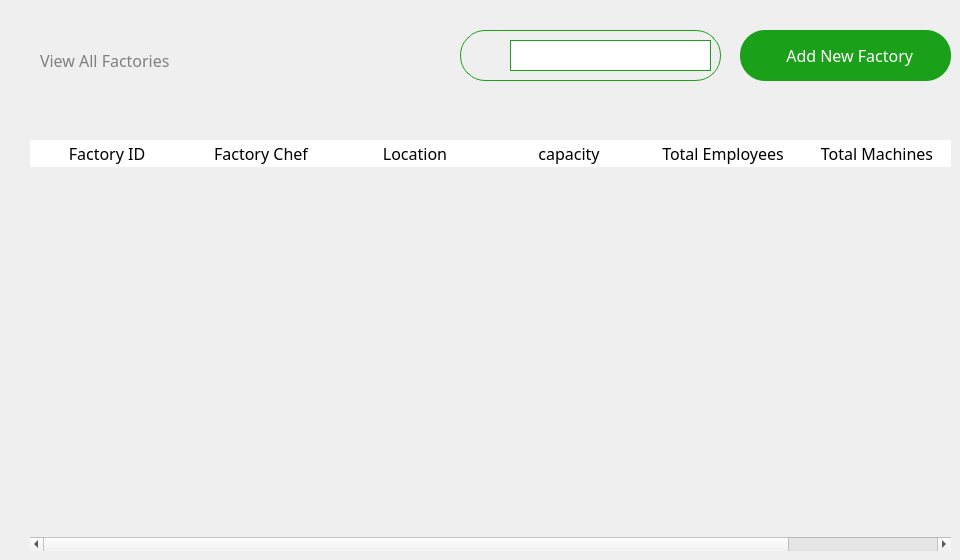
     <widget class="QWidget" name="default_factory">
      <widget class="QLabel" name="txt_6">
       <property name="geometry">
        <rect>
         <x>40</x>
         <y>40</y>
         <width>361</width>
         <height>41</height>
        </rect>
       </property>
       <property name="font">
        <font>
         <family>Lexend Medium</family>
         <pointsize>12</pointsize>
         <bold>false</bold>
        </font>
       </property>
       <property name="styleSheet">
        <string notr="true">background-color:transparent;
color:grey;
border:none;</string>
       </property>
       <property name="text">
        <string>View All Factories</string>
       </property>
      </widget>
      <widget class="QGroupBox" name="search_7">
       <property name="geometry">
        <rect>
         <x>460</x>
         <y>30</y>
         <width>261</width>
         <height>51</height>
        </rect>
       </property>
       <property name="font">
        <font>
         <family>Lexend Light</family>
        </font>
       </property>
       <property name="styleSheet">
        <string notr="true">border-radius:25px;
border-color: rgb(27, 160, 25);
border-width : 1.2px;
border-style:solid;
background-color:#FBFBFBf;</string>
       </property>
       <property name="title">
        <string/>
       </property>
       <property name="alignment">
        <set>Qt::AlignLeading|Qt::AlignLeft|Qt::AlignTop</set>
       </property>
       <property name="flat">
        <bool>false</bool>
       </property>
       <property name="checkable">
        <bool>false</bool>
       </property>
       <widget class="QLineEdit" name="search_8">
        <property name="geometry">
         <rect>
          <x>50</x>
          <y>10</y>
          <width>201</width>
          <height>31</height>
         </rect>
        </property>
        <property name="font">
         <font>
          <pointsize>14</pointsize>
         </font>
        </property>
        <property name="styleSheet">
         <string notr="true">border-radius:0px;
border-color: rgb(27, 160, 25);
border-width : 0x;
background-color:#FBFBFBf;;</string>
        </property>
        <property name="inputMask">
         <string/>
        </property>
        <property name="text">
         <string/>
        </property>
        <property name="echoMode">
         <enum>QLineEdit::Normal</enum>
        </property>
       </widget>
       <widget class="QLabel" name="search_icon_5">
        <property name="geometry">
         <rect>
          <x>10</x>
          <y>15</y>
          <width>21</width>
          <height>21</height>
         </rect>
        </property>
        <property name="styleSheet">
         <string notr="true">background:none;
border-radius: 20px;
border: 1px solid;
border-color:none;
</string>
        </property>
        <property name="text">
         <string/>
        </property>
        <property name="pixmap">
         <pixmap resource="resources.qrc">:/images/Icon.png</pixmap>
        </property>
        <property name="scaledContents">
         <bool>true</bool>
        </property>
       </widget>
      </widget>
      <widget class="QPushButton" name="add_factory_btn">
       <property name="geometry">
        <rect>
         <x>740</x>
         <y>30</y>
         <width>211</width>
         <height>51</height>
        </rect>
       </property>
       <property name="styleSheet">
        <string notr="true">*{
background:#1ba019;
border-radius:25px;
color:white;
font-family: Lexend;
font-size:16px;
}
QPushButton:hover
{
background:#00b521;
color:white;
border-left:3px solid #1BA019 ; 
border-color:none;
border-radius:25px;




}
QPushButton:pressed
{
background:#013220;
color:black;
border-radius:25px;
color:white;
font-family: Lexend;
font-size:16px;
border-radius:10px;
border-left:3.5px solid #1BA019 ; 


/*background: qlineargradient(x1: 0, y1: 0, x2: 0, y2: 1,
                                stop: 0 #ffffff, stop: 1 #dcdcdc);*/
}</string>
       </property>
       <property name="text">
        <string>  Add New Factory</string>
       </property>
       <property name="icon">
        <iconset>
         <normalon>:/images/add-circle.png</normalon>
        </iconset>
       </property>
       <property name="iconSize">
        <size>
         <width>200</width>
         <height>200</height>
        </size>
       </property>
       <property name="autoRepeatInterval">
        <number>100</number>
       </property>
      </widget>
      <widget class="QTableWidget" name="table_6">
       <property name="geometry">
        <rect>
         <x>30</x>
         <y>140</y>
         <width>921</width>
         <height>411</height>
        </rect>
       </property>
       <property name="layoutDirection">
        <enum>Qt::LeftToRight</enum>
       </property>
       <property name="styleSheet">
        <string notr="true">QTableWidget {
	background-color:transparent;
border:none;
}
QHeaderView::section {
    border: none;
background-color:white;
}


QScrollBar:vertical {
    border:none;
    background:#85DD84;
    width: 12px;
}

QScrollBar::handle:vertical {
    background: #1BA019;
}

QScrollBar::add-page:vertical {
	background: #9CD79B;
}
QScrollBar::sub-page:vertical {
	background: #9CD79B;
}
</string>
       </property>
       <property name="frameShape">
        <enum>QFrame::NoFrame</enum>
       </property>
       <property name="frameShadow">
        <enum>QFrame::Plain</enum>
       </property>
       <property name="lineWidth">
        <number>0</number>
       </property>
       <property name="verticalScrollBarPolicy">
        <enum>Qt::ScrollBarAsNeeded</enum>
       </property>
       <property name="sizeAdjustPolicy">
        <enum>QAbstractScrollArea::AdjustIgnored</enum>
       </property>
       <property name="autoScroll">
        <bool>true</bool>
       </property>
       <property name="editTriggers">
        <set>QAbstractItemView::NoEditTriggers</set>
       </property>
       <property name="showDropIndicator" stdset="0">
        <bool>false</bool>
       </property>
       <property name="dragEnabled">
        <bool>false</bool>
       </property>
       <property name="dragDropOverwriteMode">
        <bool>false</bool>
       </property>
       <property name="dragDropMode">
        <enum>QAbstractItemView::NoDragDrop</enum>
       </property>
       <property name="alternatingRowColors">
        <bool>false</bool>
       </property>
       <property name="selectionMode">
        <enum>QAbstractItemView::SingleSelection</enum>
       </property>
       <property name="showGrid">
        <bool>false</bool>
       </property>
       <property name="gridStyle">
        <enum>Qt::NoPen</enum>
       </property>
       <property name="sortingEnabled">
        <bool>false</bool>
       </property>
       <property name="wordWrap">
        <bool>false</bool>
       </property>
       <property name="cornerButtonEnabled">
        <bool>false</bool>
       </property>
       <attribute name="horizontalHeaderVisible">
        <bool>true</bool>
       </attribute>
       <attribute name="horizontalHeaderCascadingSectionResizes">
        <bool>false</bool>
       </attribute>
       <attribute name="horizontalHeaderMinimumSectionSize">
        <number>37</number>
       </attribute>
       <attribute name="horizontalHeaderDefaultSectionSize">
        <number>154</number>
       </attribute>
       <attribute name="horizontalHeaderHighlightSections">
        <bool>false</bool>
       </attribute>
       <attribute name="horizontalHeaderShowSortIndicator" stdset="0">
        <bool>false</bool>
       </attribute>
       <attribute name="horizontalHeaderStretchLastSection">
        <bool>false</bool>
       </attribute>
       <attribute name="verticalHeaderVisible">
        <bool>false</bool>
       </attribute>
       <attribute name="verticalHeaderCascadingSectionResizes">
        <bool>true</bool>
       </attribute>
       <attribute name="verticalHeaderMinimumSectionSize">
        <number>24</number>
       </attribute>
       <attribute name="verticalHeaderDefaultSectionSize">
        <number>41</number>
       </attribute>
       <attribute name="verticalHeaderHighlightSections">
        <bool>false</bool>
       </attribute>
       <attribute name="verticalHeaderShowSortIndicator" stdset="0">
        <bool>true</bool>
       </attribute>
       <attribute name="verticalHeaderStretchLastSection">
        <bool>true</bool>
       </attribute>
       <row>
        <property name="text">
         <string>New Row</string>
        </property>
       </row>
       <row>
        <property name="text">
         <string>New Row</string>
        </property>
       </row>
       <row>
        <property name="text">
         <string>New Row</string>
        </property>
       </row>
       <row>
        <property name="text">
         <string>New Row</string>
        </property>
       </row>
       <column>
        <property name="text">
         <string>Factory ID</string>
        </property>
        <property name="whatsThis">
         <string notr="true"/>
        </property>
        <property name="font">
         <font>
          <family>Lexend Light</family>
          <pointsize>12</pointsize>
         </font>
        </property>
       </column>
       <column>
        <property name="text">
         <string>Factory Chef</string>
        </property>
        <property name="font">
         <font>
          <family>Lexend Light</family>
          <pointsize>12</pointsize>
         </font>
        </property>
       </column>
       <column>
        <property name="text">
         <string>Location</string>
        </property>
        <property name="font">
         <font>
          <family>Lexend Light</family>
          <pointsize>12</pointsize>
         </font>
        </property>
       </column>
       <column>
        <property name="text">
         <string>capacity</string>
        </property>
        <property name="font">
         <font>
          <family>Lexend Light</family>
          <pointsize>12</pointsize>
         </font>
        </property>
       </column>
       <column>
        <property name="text">
         <string>Total Employees</string>
        </property>
        <property name="font">
         <font>
          <family>Lexend Light</family>
          <pointsize>12</pointsize>
         </font>
        </property>
       </column>
       <column>
        <property name="text">
         <string>Total Machines</string>
        </property>
        <property name="font">
         <font>
          <family>Lexend Light</family>
          <pointsize>12</pointsize>
         </font>
        </property>
       </column>
      </widget>
     </widget>
